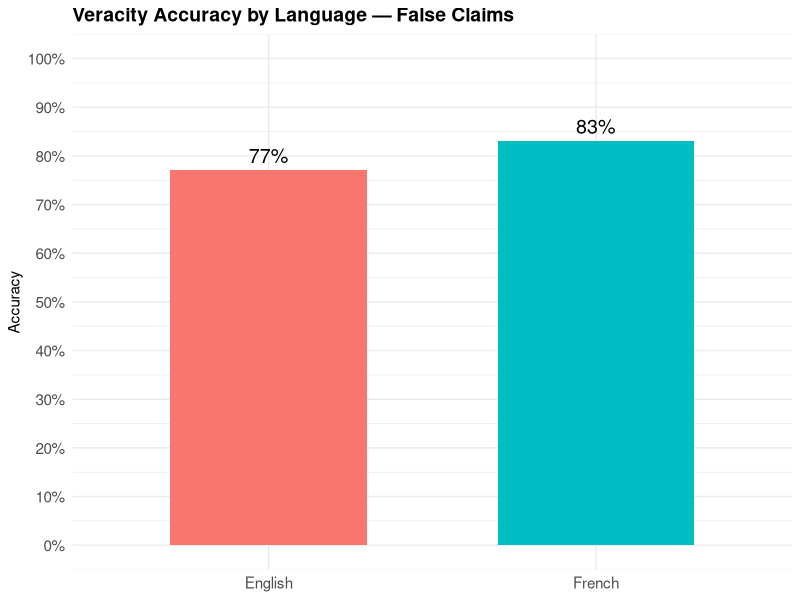
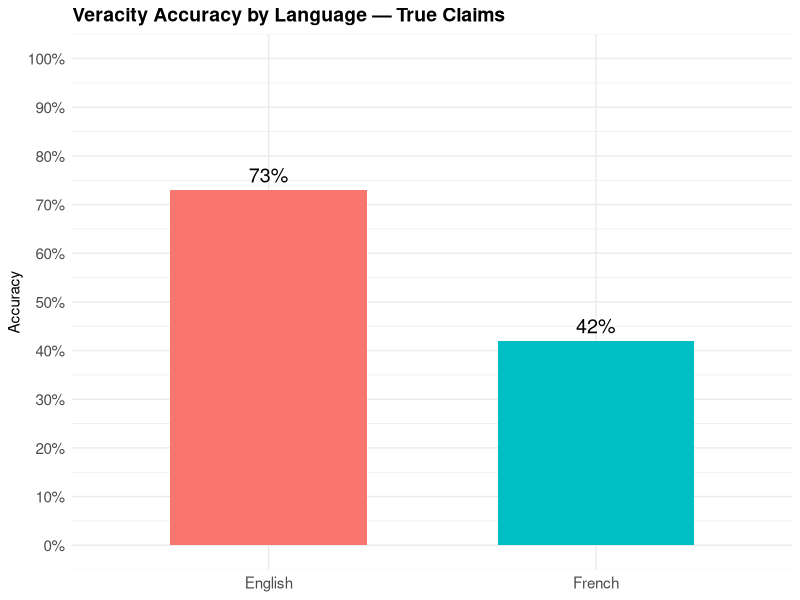
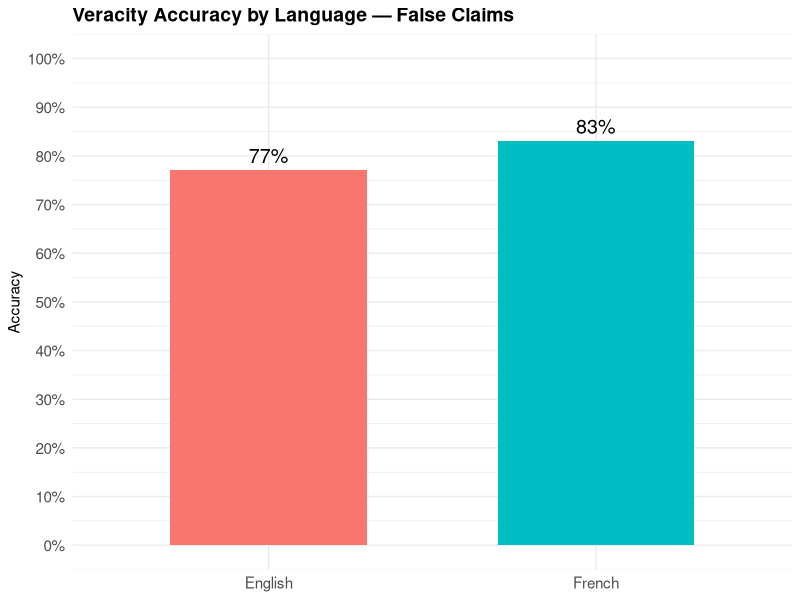
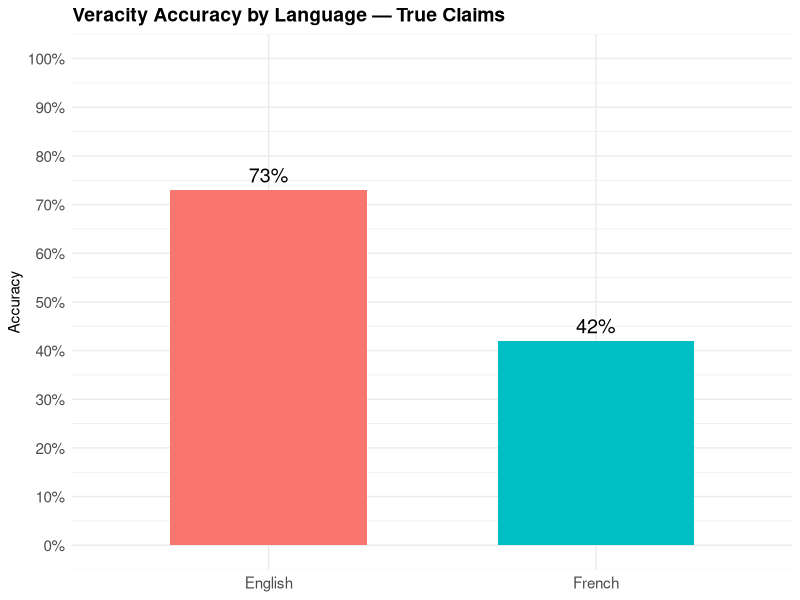

Reproduce these figures in R, in order.
# Accuracy analysis : Compare Veracity scores with ground truth
# ============================================================

library(tidyverse)

# ------------------------------------------------------------
# 1. Import datasets
# ------------------------------------------------------------

dataset_false <- read_csv("data/veracity_1.3 - false_cvs.csv")
dataset_true  <- read_csv("data/veracity_1.3 - true_cvs.csv")


# ------------------------------------------------------------
# 2. Create accuracy variable
# ------------------------------------------------------------

# FALSE claims:
# Correct if Veracity score <= 50
dataset_false <- dataset_false %>%
  mutate(
    accuracy = case_when(
      is.na(score) ~ NA,
      score < 50 ~ 1,
      TRUE ~ 0
    )
  )


# TRUE claims:
# Correct if Veracity score > 50
dataset_true <- dataset_true %>%
  mutate(
    accuracy = case_when(
      is.na(score) ~ NA,
      score > 50 ~ 1,
      TRUE ~ 0
    )
  )


# ------------------------------------------------------------
# 3. Accuracy summary by language
# ------------------------------------------------------------

accuracy_false <- dataset_false %>%
  group_by(LG) %>%
  summarise(
    total_claims = n(),
    scored_claims = sum(!is.na(score)),
    missing_scores = sum(is.na(score)),
    correct = sum(accuracy == 1, na.rm = TRUE),
    incorrect = sum(accuracy == 0, na.rm = TRUE),
    accuracy_rate = mean(accuracy, na.rm = TRUE) * 100
  )

accuracy_true <- dataset_true %>%
  group_by(LG) %>%
  summarise(
    total_claims = n(),
    scored_claims = sum(!is.na(score)),
    missing_scores = sum(is.na(score)),
    correct = sum(accuracy == 1, na.rm = TRUE),
    incorrect = sum(accuracy == 0, na.rm = TRUE),
    accuracy_rate = mean(accuracy, na.rm = TRUE) * 100
  )


# View results
accuracy_false
accuracy_true


# ------------------------------------------------------------
# 4. Give languages readable labels
# ------------------------------------------------------------

accuracy_false <- accuracy_false %>%
  mutate(
    Language = recode(
      LG,
      "E" = "English",
      "F" = "French"
    )
  )

accuracy_true <- accuracy_true %>%
  mutate(
    Language = recode(
      LG,
      "E" = "English",
      "F" = "French"
    )
  )


# ------------------------------------------------------------
# 5. Graph: FALSE dataset
# ------------------------------------------------------------

graph_false <- ggplot(
  accuracy_false,
  aes(x = Language, y = accuracy_rate, fill = Language)
) +
  geom_col(width = 0.6) +
  geom_text(
    aes(label = paste0(round(accuracy_rate, 1), "%")),
    vjust = -0.5,
    size = 5
  ) +
  scale_y_continuous(
    limits = c(0, 100),
    breaks = seq(0, 100, 10),
    labels = function(x) paste0(x, "%")
  ) +
  labs(
    title = "Veracity Accuracy by Language — False Claims",
    x = NULL,
    y = "Accuracy"
  ) +
  theme_minimal() +
  theme(
    legend.position = "none",
    plot.title = element_text(face = "bold", size = 14),
    axis.text = element_text(size = 11),
    axis.title = element_text(size = 11)
  )

graph_false


# ------------------------------------------------------------
# 6. Graph: TRUE dataset
# ------------------------------------------------------------

graph_true <- ggplot(
  accuracy_true,
  aes(x = Language, y = accuracy_rate, fill = Language)
) +
  geom_col(width = 0.6) +
  geom_text(
    aes(label = paste0(round(accuracy_rate, 1), "%")),
    vjust = -0.5,
    size = 5
  ) +
  scale_y_continuous(
    limits = c(0, 100),
    breaks = seq(0, 100, 10),
    labels = function(x) paste0(x, "%")
  ) +
  labs(
    title = "Veracity Accuracy by Language — True Claims",
    x = NULL,
    y = "Accuracy"
  ) +
  theme_minimal() +
  theme(
    legend.position = "none",
    plot.title = element_text(face = "bold", size = 14),
    axis.text = element_text(size = 11),
    axis.title = element_text(size = 11)
  )

graph_true

# Create figures folder if it does not already exist
dir.create("figures", showWarnings = FALSE)

# Save figures
ggsave("figures/accuracy_png/accuracy_false.png", plot = graph_false, width = 7, height = 5, dpi = 300)

ggsave("figures/accuracy_png/accuracy_true.png", plot = graph_true, width = 7, height = 5, dpi = 300)
